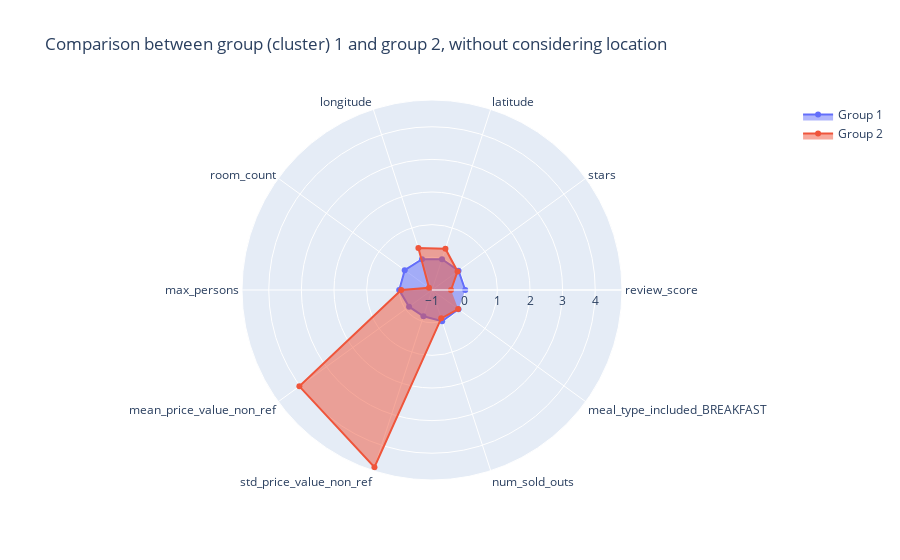

The notebook cell saved with this chart:
### Code cell
df_radar = df_scaled_no_location.copy()
df_radar = df_radar.groupby('group').mean()

categories = df_radar.columns

fig = go.Figure()

fig.add_trace(go.Scatterpolar(
      r=df_radar.loc[1],
      theta=categories,
      fill='toself',
      name='Group 1'
))
fig.add_trace(go.Scatterpolar(
      r=df_radar.loc[2],
      theta=categories,
      fill='toself',
      name='Group 2'
))

fig.update_layout(
  polar=dict(
    radialaxis=dict(
      visible=True,
      # range=[0, 5]
    )),
  showlegend=True,
  title=go.layout.Title(text='Comparison between group (cluster) 1 and group 2, without considering location')
)

fig.show()

### Figure 1 — Plotly figure (JSON) as saved in the notebook; plotly's stock layout.template omitted (floating-point values rounded to 4 significant figures)
{"data": [{"fill": "toself", "name": "Group 1", "r": [0.0141, 0.001184, -0.01093, -0.01158, 0.02975, 0.00201, -0.1345, -0.1574, 0.003039, 0.000419], "theta": ["review_score", "stars", "latitude", "longitude", "room_count", "max_persons", "mean_price_value_non_ref", "std_price_value_non_ref", "num_sold_outs", "meal_type_included_BREAKFAST"], "type": "scatterpolar"}, {"fill": "toself", "name": "Group 2", "r": [-0.4214, -0.03539, 0.3268, 0.3463, -0.8892, -0.06008, 4.021, 4.705, -0.09083, -0.01252], "theta": ["review_score", "stars", "latitude", "longitude", "room_count", "max_persons", "mean_price_value_non_ref", "std_price_value_non_ref", "num_sold_outs", "meal_type_included_BREAKFAST"], "type": "scatterpolar"}], "layout": {"polar": {"radialaxis": {"visible": true}}, "showlegend": true, "title": {"text": "Comparison between group (cluster) 1 and group 2, without considering location"}}}
